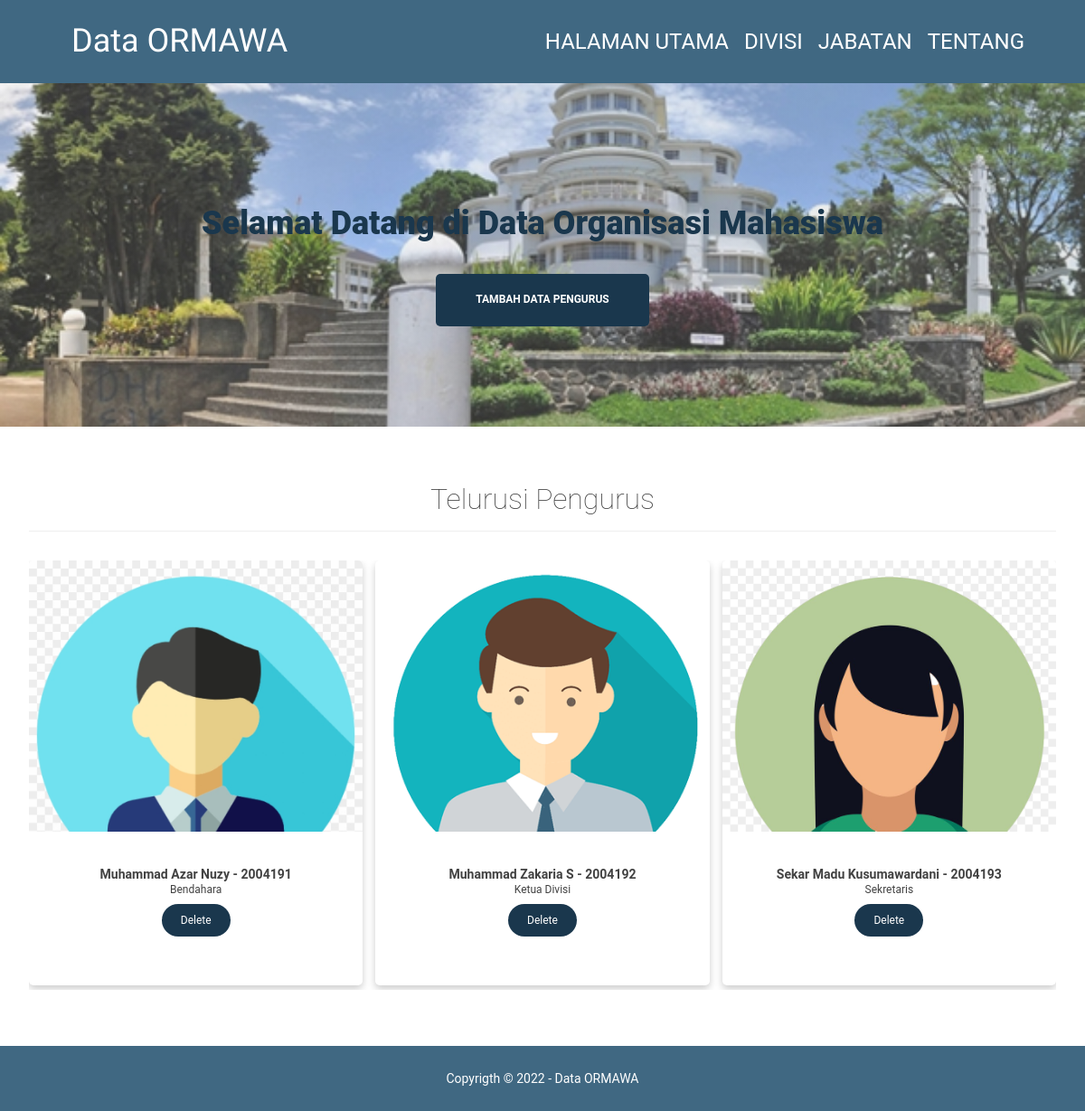
The page / on the database its author committed.
### tables this page shows
CREATE TABLE `pengurus` (
  `id_pengurus` int(11) NOT NULL AUTO_INCREMENT,
  `nim` varchar(50) NOT NULL,
  `nama` varchar(255) NOT NULL,
  `semester` int(11) NOT NULL,
  `foto` varchar(255) NOT NULL,
  `id_jabatan` int(11) NOT NULL,
  `id_divisi` int(11) NOT NULL,
  PRIMARY KEY (`id_pengurus`),
  KEY `id_jabatan` (`id_jabatan`),
  KEY `id_divisi` (`id_divisi`),
  CONSTRAINT `pengurus_ibfk_1` FOREIGN KEY (`id_jabatan`) REFERENCES `jabatan` (`id_jabatan`) ON DELETE CASCADE ON UPDATE CASCADE,
  CONSTRAINT `pengurus_ibfk_2` FOREIGN KEY (`id_divisi`) REFERENCES `divisi` (`id_divisi`) ON DELETE CASCADE ON UPDATE CASCADE
);

CREATE TABLE `jabatan` (
  `id_jabatan` int(11) NOT NULL AUTO_INCREMENT,
  `jabatan` varchar(255) NOT NULL,
  PRIMARY KEY (`id_jabatan`)
);

### conf.php (called while the page is built)
<?php
$db_host = "localhost";
$db_user = "root";
$db_pass = "";
$db_name = "db_organisasi";

### includes/DB.php (called while the page is built, shortened)
<?php
class DB
{
    var $db_host;
    var $db_user;
    var $db_password;
    var $db_name;
    var $db_link;
    var $result;
    function __construct($db_host = '', $db_user = '', $db_password = '', $db_name = '')
    {
        $this->db_host = $db_host;
        $this->db_user = $db_user;
        $this->db_password = $db_password;
        $this->db_name = $db_name;
    }
    function open()
    {
        $this->db_link = mysqli_connect($this->db_host, $this->db_user, $this->db_password, $this->db_name);
    }
    function execute($query = "")
    {
        $this->result = mysqli_query($this->db_link, $query);
    }
    function getResult()
    {
        return mysqli_fetch_array($this->result);
    }
}

### includes/Pengurus.class.php (called while the page is built, shortened)
<?php
class Pengurus extends Jabatan
{
    function getPengurus()
    {
        $query = "SELECT * FROM pengurus JOIN jabatan ON pengurus.id_jabatan
                    = jabatan.id_jabatan";
        return $this->execute($query);
    }
}

### index.php (the view, shortened to what this page needs)
<?php
include("conf.php");
include("includes/Template.class.php");
include("includes/DB.php");
include("includes/Pengurus.class.php");
$pengurus = new Pengurus($db_host, $db_user, $db_pass, $db_name);
$pengurus->open();
$data = null;
$pengurus->getPengurus();
while ($row = $pengurus->getResult()) {
    $data .= "<article class='explore-item' tabindex='0'>
                <a href='detail.php?id=" . $row['id_pengurus'] . "'>
                  <div class='img-container'>
                    <img
                      class='explore-item__thumbnail lazyload'
                      src='./images/" . $row['foto'] . "'
                      alt='" . $row['nama'] . " photo'
                      tabindex='0'
                    />
                  </div>
                  <div class='explore-item__content'>
                    <div tabindex='0' class='explore-item__content'>
                      <h3 class='explore-item__content-title'>
                        " . $row['nama'] . "
                        -
                        " . $row['nim'] . "
                      </h3>
                      <span class='explore-item__time'>
                        " . $row['jabatan'] . "
                      </span>
                      <div class='action-btn-wrapper'>
                        <a
                          href='delete.php?id=" . $row['id_pengurus'] . "'
                          class='action-btn'
                          >Delete</a>
                      </div>
                    </div>
                  </div>
                </a>
              </article>";
}

### includes/Template.class.php (shortened to what this page needs)
<?php
class Template
{
    var $content = '';
    function __construct($filename = '')
    {
        $this->content = implode('', @file($filename));
    }
    function clear()
    {
        $this->content = preg_replace("/DATA_[A-Z|_|0-9]+/", "", $this->content);
    }
    function write()
    {
        print $this->content;
    }
    function replace($old = '', $new = '')
    {
        if (is_int($new)) {
            $value = sprintf("%d", $new);
        } elseif (is_float($new)) {
            $value = sprintf("%f", $new);
        } elseif (is_array($new)) {
            $value = '';
            foreach ($new as $item) {
                $value .= $item . ' ';
            }
        } else {
            $value = $new;
        }
        $this->content = preg_replace("/$old/", $value, $this->content);
    }
}

### style/style.css (style rules this page uses)
* { padding: 0; margin: 0; box-sizing: border-box; }
body, html { margin: 0; padding: 0; width: 100%; height: 100%; }
body { font-family: 'Roboto', sans-serif; font-size: 12px; color: #424242; }
.action-btn { color: white; border: 1px solid transparent; text-decoration: none; }
.header { min-height: 50px; transition: min-height 0.3s; width: 100%; display: grid; grid-template-columns: 1fr 2fr; background-color: #406882; color: white; box-shadow: 0 4px 8px 0 rgba(0, 0, 0, 0.2); }
.header__inner { width: 100%; text-align: center; margin-left: 10px; margin-right: auto; display: flex; align-items: center; }
.header__title { font-weight: 300; font-size: 2em; font-family: 'Paytone One', sans-serif; margin: 0 0.25em; display: inline-block; color: white; }
.nav { width: 100%; margin-left: auto; margin-right: auto; }
.nav__list { width: 100%; padding: 0; margin: 0; text-align: right; }
.nav__item { box-sizing: border-box; display: inline-block; text-align: center; line-height: 24px; padding: 24px; text-transform: uppercase; }
.nav a { text-decoration: none; color: white; display: flex; align-items: center; min-width: 44px; min-height: 44px; }
.hero { display: flex; align-items: center; min-height: 380px; width: 100%; text-align: center; background-size: cover; background-position: center; background-color: green; }
.hero__inner { margin: 0 auto; max-width: 100%; }
.hero__title { color: #1a374d; font-weight: 800; font-size: 36px; margin-bottom: 10px; }
.hero__button { display: inline-block; font-weight: bolder; font-family: 'Roboto', sans-serif; text-transform: uppercase; margin-top: 24px; cursor: pointer; padding: 22px 44px; color: white; border: none; border-radius: 5px; background-color: #1a374d; transition: opacity 0.3s; text-decoration: none; }
#main-content { padding: 32px; }
.explore__content { width: 100%; margin: 30px auto; text-align: center; }
.main-content__title { font-size: 32px; font-weight: lighter; }
.main-content__title::after { content: ''; margin-top: 16px; display: block; border-bottom: 1px solid #eeeeee; }
.explore-items { margin: 32px auto auto; text-align: left; overflow: auto; display: grid; gap: 15px; }
.explore-item { box-shadow: 0 4px 8px 0 rgba(0, 0, 0, 0.2); width: 100%; border-radius: 5px; overflow: hidden; margin-bottom: 5px; transition: transform 0.3s; }
.explore-item a { text-decoration: none; color: unset; }
.explore-item__thumbnail { width: 100%; }
.explore-item__content { padding: 16px 16px 32px 16px; text-align: left; }
.explore-item__content-title { text-align: center; line-height: 1.6; }
.explore-item__time { display: block; text-align: center; }
.img-container { text-align: center; width: 100%; position: relative; overflow: hidden; max-height: 600px; }
.img-container img { width: 100%; max-height: 300px; object-fit: cover; object-position: top; }
.action-btn-wrapper { text-align: center; margin-top: 20px; color: white; }
.action-btn { padding: 10px 20px; background-color: #1a374d; border-radius: 30px; }
footer { padding: 2em; width: 100%; text-align: center; color: white; background-color: #406882; }
footer ul { list-style: none; }
footer li { margin: 0.3em 0; font-size: 14px; }

### style/detail.css (style rules this page uses)
ul { padding: 0; }

### rows shown on the page
pengurus: foto (picture), nama "Muhammad Azar Nuzy", nim "2004191", id_jabatan.jabatan "Bendahara"
pengurus: foto (picture), nama "Muhammad Zakaria S", nim "2004192", id_jabatan.jabatan "Ketua Divisi"
pengurus: foto (picture), nama "Sekar Madu Kusumawardani", nim "2004193", id_jabatan.jabatan "Sekretaris"

### other values the page prints
$this->content "Data ORMAWA HALAMAN UTAMA DIVISI JABATAN TENTANG Selamat Datang di Data Organisasi Mahasiswa TAMBAH DATA PENGURUS Telurusi Pengurus Copyrigth © 2022 - Data ORMAWA"
